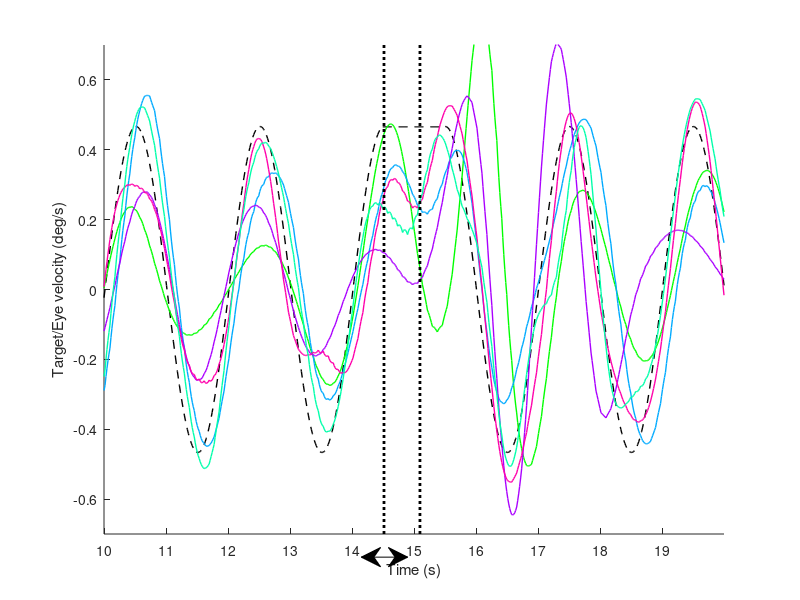

The MATLAB source for this figure:
% Script to run the predictive smooth pursuit during perturbations and
% phase shift
% Author : Hirak J Kashyap, UC Irvine
% Based on FORCE learning code by David Sussillo (Neuron 2009)
% 输出: perturbation_fig.jpg
disp('Clearing workspace');
clear;

rng(0);
target = "sine";
% target = "ramp";  % 对应跟踪初始化？ Pursuit initiation?
numTrials = 20;
feedback = 1;
N = 500;
p = 1.0;
dt = 0.001;
dtt = dt * 100;
step = 16;
g = 1.5;				% g greater than 1 leads to chaotic networks.
wf = 2.0*(rand(N,1)-0.5);
delay = 80/step;
learn_every = delay;

if target == "sine"
    nsecs = 50;
    perturStart = [14.5];
    perturEnd = [15.5]; % van den berg used half cycle perturbation - 1sec
    perturLength = perturEnd - perturStart; %add perturLength amount of ramp and shift ft to right by perturLength
    startStim = 0;
    nsecs = nsecs/step;
    
    perturStart = perturStart/step;
    perturLength = perturLength/step;
    
    gain = 5;%1;%0.75;%0.5;
    alpha = 275;%100;%80;%80;%20;%70;%45;%0.25;%1.0e-0;
    freq = 0.5;
    
    amp = 0.7;
    
    simtime = 0:dt:nsecs-2*dt;
    simtimePeriodic = 0:dt:nsecs-perturLength-dt;
    perturtime = 0:dt:perturLength-dt;
    simtime_len = length(simtimePeriodic)+length(perturtime);
    
    ftt = (amp/1.0)*sin(32*pi*freq*simtimePeriodic);
    ftt = ftt/1.5;
    
    fttbefore = ftt(1:floor(perturStart/dt));
    fttafter = ftt(ceil(perturStart/dt):end);
    
    ft = [fttbefore,ones(1,length(perturtime))*fttbefore(1,end),fttafter];
    ft = ft(1:size(simtime,2));
    
    filename = strcat("pursuit_",target,"_",num2str(amp),".mat");
    yMin = -abs(amp)*2;
    yMax = abs(amp)*2;

elseif target == "ramp"
    nsecs = 4;
    startStim = 0.4;
    perturStart = [];
    perturEnd = [];
    
    nsecs = nsecs/step;
    startStim = startStim/step;
    gain = 0.5;% this is fixed
    alpha = 1.25;%
    
    amp =20;
    simtime = 0:dt:nsecs-dt;
    simtime_len = length(simtime);
    dtStartStim = floor((startStim/nsecs)*length(simtime));
    ft = [zeros(1,dtStartStim),ones(1,simtime_len-dtStartStim)].*amp;
%     ft = [ones(1,simtime_len)].*amp;
    filename = strcat("pursuit_",target,"_",num2str(amp),".mat");
    yMin = -5;
    yMax = 30;
end

tm = 8; 

linewidth = 1;
fontsize = 14;
fontweight = 'bold';

scale = 1.0/sqrt(p*N);
nRec2Out = N;

wo_len_t = zeros(1,simtime_len, numTrials);
zt_t = zeros(1,simtime_len, numTrials);
wr_sample100 = zeros(100,simtime_len, numTrials);
error_avg_train_t = zeros(1, numTrials);

internal_wt_t = zeros(N, N, numTrials);
output_wt_t = zeros(nRec2Out, 1, numTrials);

for trial = 1:numTrials
    trial
    li = 0;
    eig_written = 0;
    
    M = randn(N,N)*g*scale;
    wo = zeros(nRec2Out,1);
    dw = zeros(nRec2Out,1);

    wo_len = zeros(1,simtime_len);    
    rPr_len = zeros(1,simtime_len);
    zt = zeros(1,simtime_len);

    x0 = 0.5*randn(N,1);
    z0 = 0.5*randn(1,1);

    x = x0; 
    r = tanh(x);
    xp = x0;
    z = z0; 
    e = 0;
    ti = 0;
    P = (1.0/alpha)*eye(nRec2Out);
    for t = simtime
        ti = ti+1;	

        % sim, so x(t) and r(t) are created.

        if(feedback == 1)
            x = (1.0-dtt)*x + M*(r*dtt)+ wf*(z*dtt);
        else
            x = (1.0-dtt)*x + M*(r*dtt);
        end
        r = tanh(x);
        z = wo'*r;
        li = li + 1/tm * (- li + gain*z);

        if mod(ti-1, learn_every) == 0
            % update inverse correlation matrix
            k = P*r;
            rPr = r'*k;
            c = 1.0/(1.0 + rPr);
            P = P - k*(k'*c);

            % update the error for the linear readout
            if ti > delay
                e = zt(ti-delay) - ft(ti-delay);
            else
                e = 0;
            end

            % update the output weights
            dw = -e*k*c;
            wo = wo + dw;

            % update the internal weight matrix using the output's error
            M = M + repmat(dw', N, 1);
        end

        % Store the output of the system.
        zt(ti) = li;
        wo_len(ti) = sqrt(wo'*wo);
%         从500*500的权重矩阵中采样出100*1的向量
%         wr_sample100(:,ti,trial) = M(wt_sample_xy);
    end
    error_avg_train = sum(abs(zt-ft))/simtime_len;
    wo_len_t(:,:,trial) = wo_len;
    zt_t(:,:,trial) = zt;
    error_avg_train_t(:,trial) = error_avg_train;
end

%%
figure;
ylim([yMin yMax]);
set(gca,'XTick',[simtime(1):1/step:simtime(end)]*step);
% for iBlank = 1:size(perturStart,2)
%     rectangle('Position', [perturStart(iBlank),yMin,perturEnd(iBlank)-perturStart(iBlank),(yMax-yMin)], 'FaceColor',[0.5 .5 .5],'EdgeColor','none');
% end
hold on;
plotStart = 625;
plotEnd = 1250;
plot(simtime(plotStart:plotEnd)*step, ft(plotStart:plotEnd), '--', 'linewidth', linewidth, 'color', 'black');
xlim([simtime(plotStart) simtime(plotEnd)]*step);
ylim([-amp amp]);
%[SE I] = sort(error_avg_train_t);
Samples = [4,6,8,9,5];%[4,6,8,9,12,5];
colorVec = hsv(max(Samples));
for trial=Samples
    plot(simtime(plotStart:plotEnd)*step, zt_t(:,plotStart:plotEnd,trial), 'linewidth', linewidth, 'color', colorVec(trial,:));
end

y=[-amp,amp];
x = [perturStart*step, perturStart*step];
plot(x,y,':k', 'LineWidth', 2);

y=[-amp,amp];
x = [perturStart*step + 0.58, perturStart*step + 0.58];
plot(x,y,':k', 'LineWidth', 2);

y=[-0.6, -0.6];
x = [perturStart*step, perturStart*step+0.58];
annotation('doublearrow',(x-simtime(plotStart)*step)/((simtime(plotEnd)-simtime(plotStart))*step),(y+amp)/(2*amp));

if target=="ramp"
    if amp>0
        y=[0,amp];
    else
        y=[-amp,0];
    end
    x=[startStim*step,startStim*step];
    %plot(x,y,'--b');
    x=x+0.2;
    %plot(x,y,'--b');
    x=x+0.2;
    %plot(x,y,'--b');
    x=x+0.2;
    %plot(x,y,'--b');
else
    y = [-amp, amp];
    x = [1, 1];
    %plot(x,y,'--b');
    x = x + 1;
    %plot(x,y,'--b');
    x = x + 1;
    %plot(x,y,'--b');
    x = x + 1;
    %plot(x,y,'--b');
end
    
%title('', 'fontsize', fontsize, 'fontweight', fontweight);
xlabel('Time (s)');%, 'fontsize', fontsize, 'fontweight', fontweight);
ylabel('Target/Eye velocity (deg/s)');%, 'fontsize', fontsize, 'fontweight', fontweight);
hold off;
save(filename, 'zt_t', 'nsecs', 'simtime', 'step', 'ft', 'numTrials', 'amp', 'perturStart', 'perturEnd', 'delay', 'startStim');

%% Save figure to local file
% perturbation_fig = gca;
% conf
% output_file_name =fullfile(latex_home, 'imgs', 'perturbation_fig');  % latex image path
% print(output_file_name, '-djpeg', '-f1', '-r600');